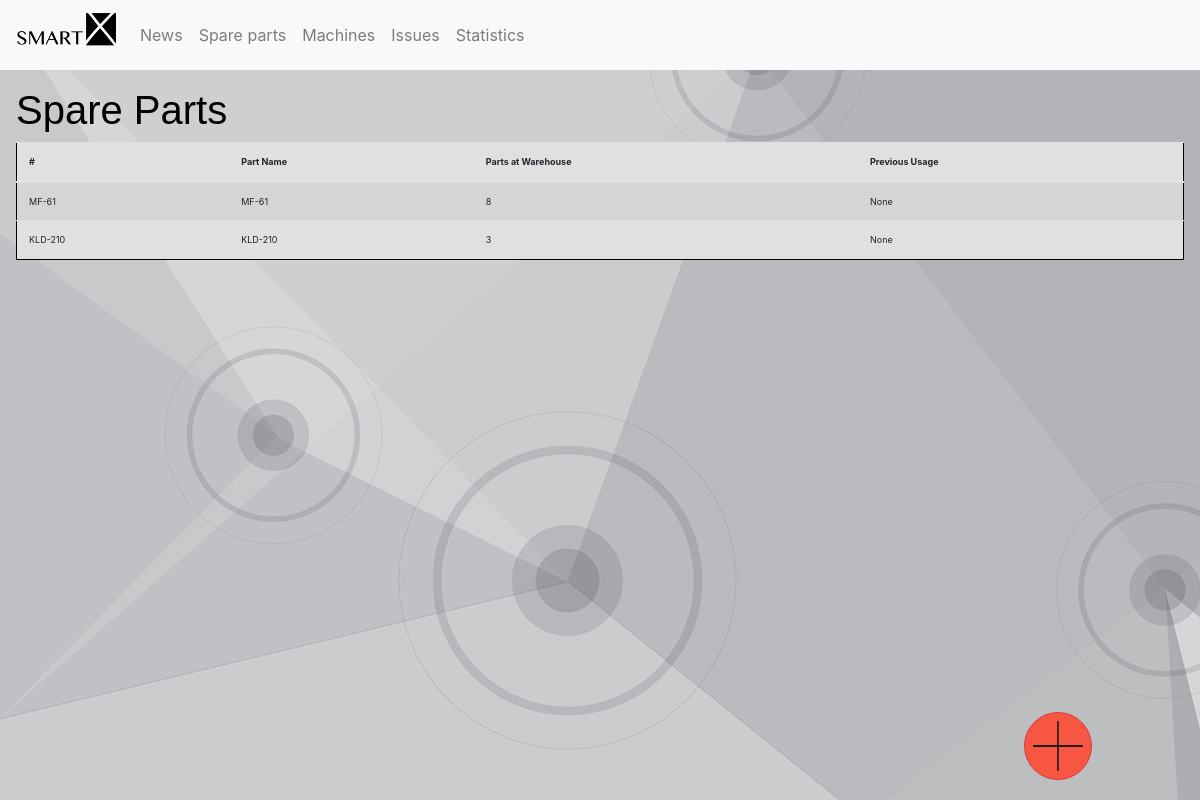
The page /spare_parts/ on the database as committed earlier.
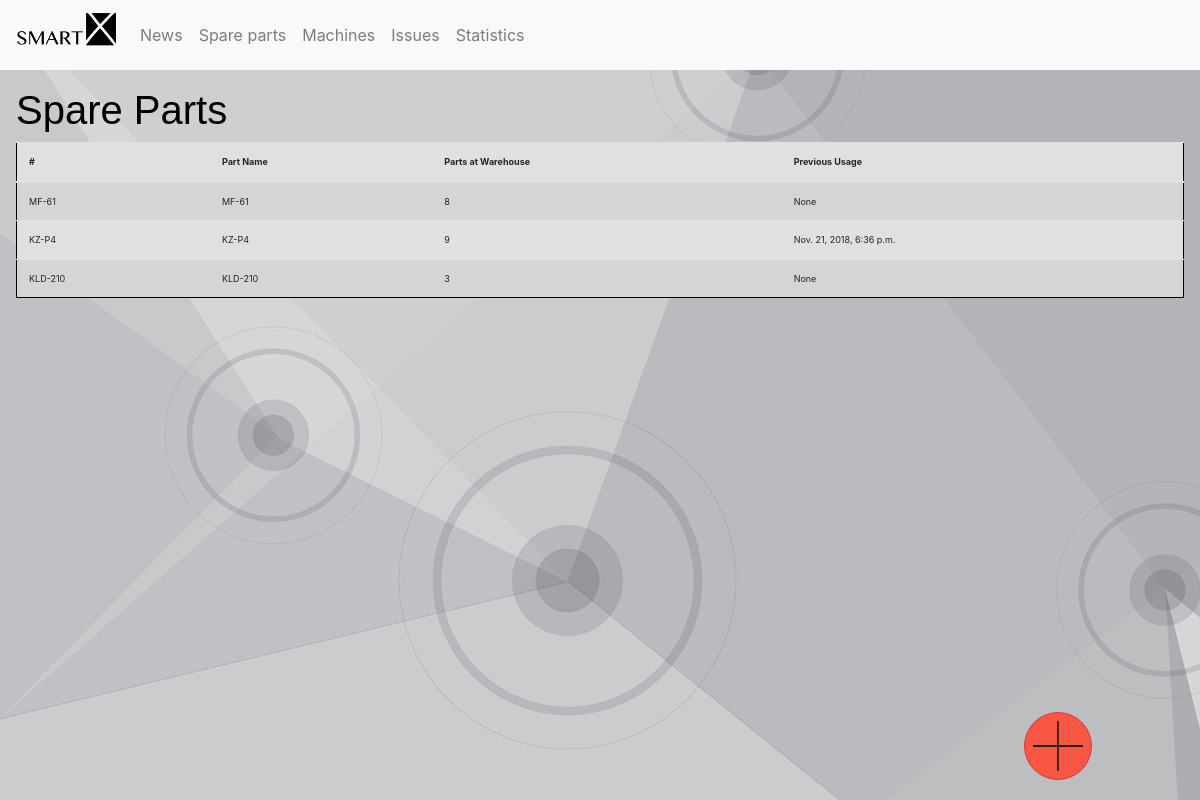
The same page on the database as committed later.
### AHLSROM/models.py (models this page shows)
class SpareParts(models.Model):
    id = models.AutoField(primary_key=True)
    counter = models.IntegerField()
    name = models.CharField(max_length=60)
    date_usage = models.DateTimeField(blank=True,null=True)

### AHLSROM/views.py (the view)
# urls.py: url(r'^spare_parts/$', views.parts, name='parts'),
def parts(request):
    parts_list = SpareParts.objects.order_by('-name')
    context = {'parts_list': parts_list}
    return render(request, "parts.html",context)

### templates/parts.html
{% extends 'base.html' %}
{% block content %}
    <h1>Spare Parts</h1>
    {% if parts_list %}
        <table class="table fixed_header table-striped">
            <thead>
                <tr>
                    <th scope="col">#</th>
                    <th scope="col">Part Name</th>
                    <th scope="col">Parts at Warehouse</th>
                    <th scope="col">Previous Usage</th>
                </tr>
                </thead>
                <tbody class="data_table">
                {% for part in parts_list %}
                    <tr id="{{ part.id }}">
                        <td>{{ part.name }}</td>
                        <td>{{ part.name }}</td>
                        <td>{{ part.counter }}</td>
                        <td>{{ part.date_usage }}</td>
                    </tr>
                {% endfor %}
                </tbody>
        </table>
    {% else %}
        <div class="row w-100 p-3">
            <div align="middle" class="col-5">
                <p>No issues are available.</p>
            </div>
        </div>
    {% endif %}
        <div class="row justify-content-md-center button_right_fix fixed-bottom">
        <button id="add_button" type="button" align="center" class= "btn button1 btn-lg btn-outline-danger"><img width="50px" height="50px" src="../static/rwanda-plus-icon.png"></button>
    </div>
{% endblock %}

Rows that differ between the two databases and show on the page:
added SpareParts: name "KZ-P4", counter "9", date_usage "Nov. 21, 2018, 6:36 p.m."
